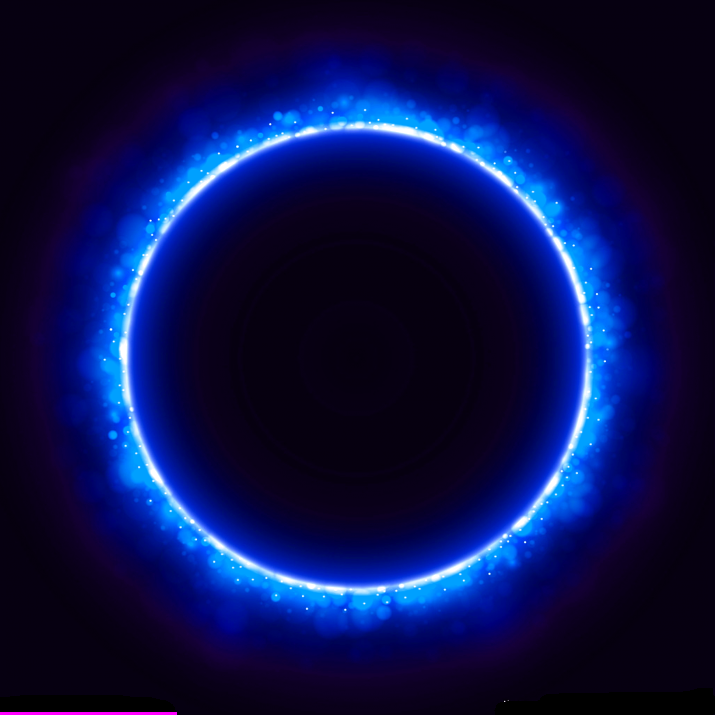
#> input picture Server/hello.png, 715 x 715 px; its folder holds only this picture in this run
$ python -i server.py   (imports and definitions only)
#> lines starting #> are read from the running program, lines starting #| are printed output that depends on the picture
import socket
from _thread import *
import threading
from os.path import exists
from PIL import Image
import io

print_lock = threading.Lock()
inc_dec_lock = threading.Lock()
number_of_active_connections = 0


def request_parser(data):
    print("data received in bytes:")
    print(data)
    print("--------------------------------------------------------------------------------------------------")
    data = str(data, 'UTF-8')
    method = data.split(' /')[0]
    filename = data.split(' ')[1][1:]
    http_ver = data.split('\r\n')[0][-3:]
    body = ""
    if method == "POST":
        body = data.split("\r\n\r\n")[1]
    return method, filename, http_ver, body


# [159 lines left out: functions connection_parser, keep_alive_parser, get_handler, post_handler, threaded, Main, not called in this run]


# [2 lines not run here, left out]

>>> import cv2
>>> picture = cv2.imread('hello.png', cv2.IMREAD_GRAYSCALE)
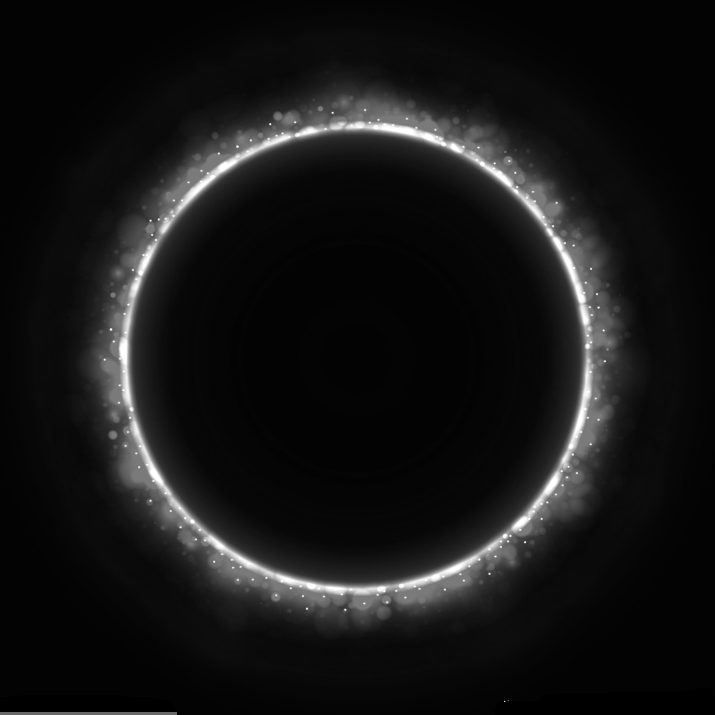
#> picture: shape (715, 715); min 0, max 255, mean 21.8
>>> result = request_parser(picture)
#> (printed output is left out)
#> (the run stopped early here; a loop or call above may not have finished)
